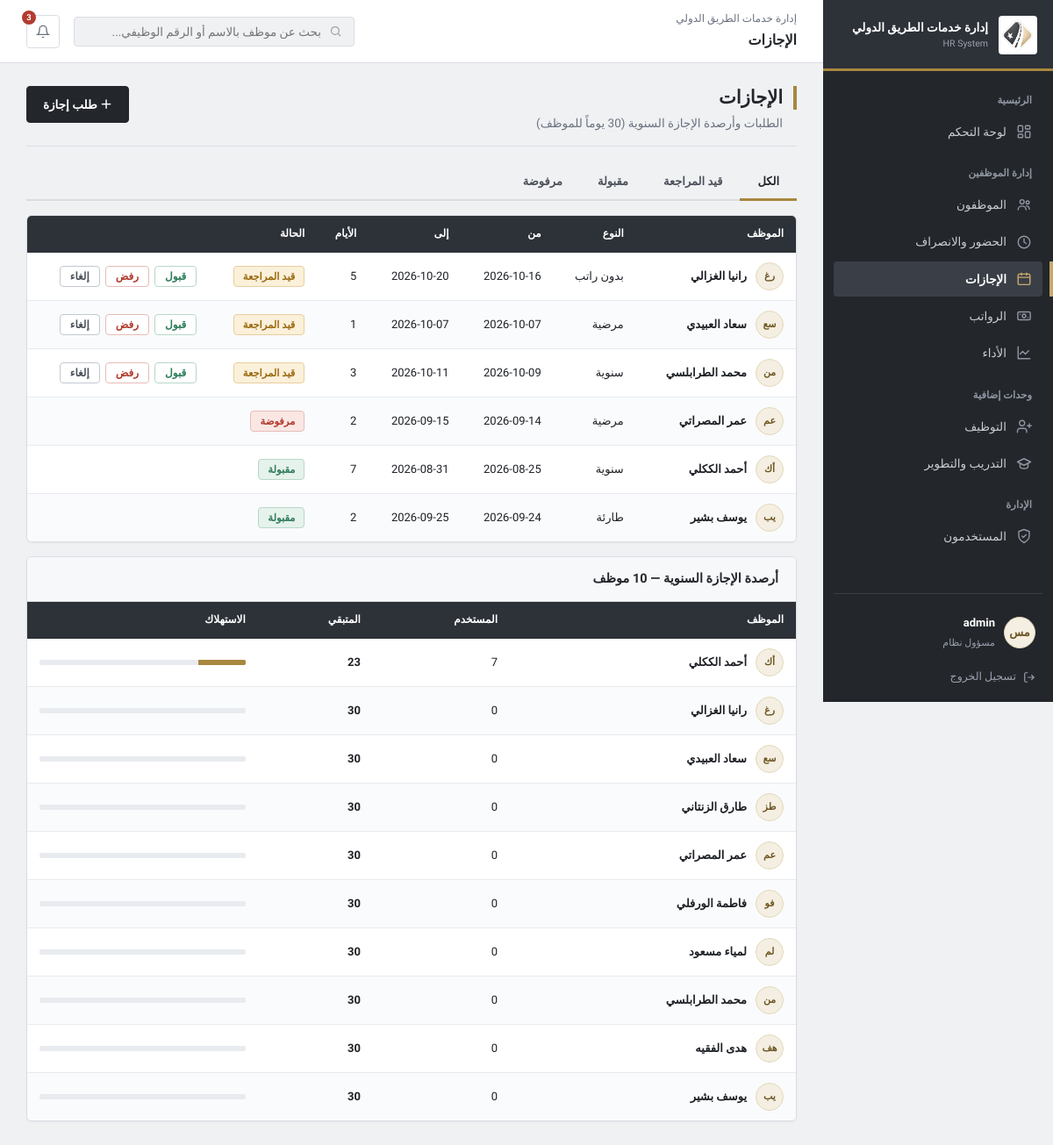
/leaves/ (signed in), run on the app's committed database.
### tables this page shows
CREATE TABLE users (
    id INTEGER PRIMARY KEY AUTOINCREMENT,
    username TEXT NOT NULL UNIQUE,
    password_hash TEXT NOT NULL,
    role TEXT NOT NULL DEFAULT 'hr',
    employee_id INTEGER REFERENCES employees(id)
);

CREATE TABLE leave_requests (
    id INTEGER PRIMARY KEY AUTOINCREMENT,
    employee_id INTEGER NOT NULL REFERENCES employees(id),
    leave_type TEXT NOT NULL,
    start_date TEXT NOT NULL,
    end_date TEXT NOT NULL,
    days INTEGER NOT NULL,
    status TEXT NOT NULL DEFAULT 'pending',
    created_at TEXT NOT NULL,
    reason TEXT
);

CREATE TABLE employees (
    id INTEGER PRIMARY KEY AUTOINCREMENT,
    employee_code TEXT NOT NULL UNIQUE,
    full_name TEXT NOT NULL,
    initials TEXT NOT NULL,
    department_id INTEGER NOT NULL REFERENCES departments(id),
    position TEXT NOT NULL,
    hire_date TEXT NOT NULL,
    contract_type TEXT NOT NULL,
    contract_end_date TEXT,
    status TEXT NOT NULL DEFAULT 'نشط',
    phone TEXT,
    email TEXT,
    base_salary REAL NOT NULL DEFAULT 0,
    allowance REAL NOT NULL DEFAULT 0
);

### modules/leaves.py (the view)
@bp.route("/")
@login_required
def index():
    conn = db.get_db()
    status = request.args.get("status", "")
    sql = ("SELECT lr.*, e.full_name, e.initials FROM leave_requests lr "
           "JOIN employees e ON e.id = lr.employee_id WHERE 1=1")
    params = []
    if status in ("pending", "approved", "rejected"):
        sql += " AND lr.status = ?"
        params.append(status)
    sql += " ORDER BY CASE lr.status WHEN 'pending' THEN 0 ELSE 1 END, lr.created_at DESC, lr.id DESC"
    rows = conn.execute(sql, params).fetchall()
    balances = []
    for e in conn.execute("SELECT id, full_name, initials FROM employees WHERE status != 'منتهي' ORDER BY full_name"):
        used = annual_used(conn, e["id"])
        balances.append({"id": e["id"], "full_name": e["full_name"], "initials": e["initials"],
                         "used": used, "left": ANNUAL_QUOTA - used})
    return render_template("leaves/index.html", rows=rows, status=status, balances=balances, quota=ANNUAL_QUOTA)

### app.py (called while the page is built)
def get_current_user():
    if "user_id" not in session:
        return None
    return db.get_db().execute(
        """
        SELECT u.id, u.username, u.role, u.employee_id,
               e.full_name, e.initials, e.position,
               d.name AS department_name
        FROM users u
        LEFT JOIN employees e ON e.id = u.employee_id
        LEFT JOIN departments d ON d.id = e.department_id
        WHERE u.id = ?
        """,
        (session["user_id"],),
    ).fetchone()

@app.context_processor
def inject_globals():
    ctx = {"current_user": None, "pending_badge": 0}
    if "user_id" in session:
        ctx["current_user"] = get_current_user()
        ctx["pending_badge"] = db.get_db().execute(
            "SELECT COUNT(*) AS c FROM leave_requests WHERE status = 'pending'"
        ).fetchone()["c"]
    return ctx

@app.before_request
def csrf_protect():
    if request.method == "POST" and not csrf_valid():
        abort(400)

### core.py (called while the page is built)
def login_required(view):
    @wraps(view)
    def wrapped(*args, **kwargs):
        uid = session.get("user_id")
        if not uid:
            return redirect(url_for("login"))
        ok = db.get_db().execute("SELECT 1 FROM users WHERE id = ?", (uid,)).fetchone()
        if not ok:
            session.clear()
            return redirect(url_for("login"))
        return view(*args, **kwargs)
    return wrapped

def csrf_token():
    if "_csrf" not in session:
        session["_csrf"] = secrets.token_hex(16)
    return session["_csrf"]

def annual_used(conn, employee_id, year=None):
    year = year or date.today().year
    row = conn.execute(
        "SELECT COALESCE(SUM(days),0) AS s FROM leave_requests "
        "WHERE employee_id = ? AND leave_type = 'سنوية' AND status = 'approved' AND start_date LIKE ?",
        (employee_id, "%d-%%" % year),
    ).fetchone()
    return row["s"]

### db.py (called while the page is built)
def get_db():
    if "db" not in g:
        os.makedirs(os.path.dirname(DB_PATH), exist_ok=True)
        g.db = sqlite3.connect(DB_PATH)
        g.db.row_factory = sqlite3.Row
        g.db.execute("PRAGMA foreign_keys = ON")
    return g.db

### templates/leaves/index.html
{% extends "base.html" %}{% import "_macros.html" as m %}
{% set page_label = 'الإجازات' %}{% set active_panel = 'leaves' %}
{% block content %}
{% call m.page_head('الإجازات', 'الطلبات وأرصدة الإجازة السنوية (' ~ quota ~ ' يوماً للموظف)') %}<a class="btn btn-primary" href="{{ url_for('leaves.new') }}">＋ طلب إجازة</a>{% endcall %}
<div class="tabs">
  <a class="tab {{ 'active' if not status }}" href="{{ url_for('leaves.index') }}">الكل</a>
  <a class="tab {{ 'active' if status == 'pending' }}" href="{{ url_for('leaves.index', status='pending') }}">قيد المراجعة</a>
  <a class="tab {{ 'active' if status == 'approved' }}" href="{{ url_for('leaves.index', status='approved') }}">مقبولة</a>
  <a class="tab {{ 'active' if status == 'rejected' }}" href="{{ url_for('leaves.index', status='rejected') }}">مرفوضة</a>
</div>
<div class="card"><div class="table-wrap"><table>
<thead><tr><th>الموظف</th><th>النوع</th><th>من</th><th>إلى</th><th>الأيام</th><th>الحالة</th><th></th></tr></thead><tbody>
{% for l in rows %}<tr>
  <td><div class="person"><div class="avatar">{{ l.initials }}</div><div><b>{{ l.full_name }}</b>{% if l.reason %}<span>{{ l.reason }}</span>{% endif %}</div></div></td>
  <td>{{ l.leave_type }}</td><td><span class="num">{{ l.start_date }}</span></td><td><span class="num">{{ l.end_date }}</span></td><td>{{ l.days }}</td>
  <td><span class="pill {{ {'pending':'warn','approved':'good','rejected':'bad'}[l.status] }}">{{ LEAVE_LABELS[l.status] }}</span></td>
  <td><div class="row-actions">{% if l.status == 'pending' %}
    {{ m.post_btn(url_for('leaves.decide', rid=l.id, decision='approve'), 'قبول', 'btn-sm approve', '', {'status': status}) }}
    {{ m.post_btn(url_for('leaves.decide', rid=l.id, decision='reject'), 'رفض', 'btn-sm reject', '', {'status': status}) }}
    {{ m.post_btn(url_for('leaves.delete', rid=l.id), 'إلغاء', 'btn-sm', 'إلغاء هذا الطلب؟') }}{% endif %}</div></td>
</tr>{% else %}<tr><td colspan="7" class="empty">لا توجد طلبات.</td></tr>{% endfor %}
</tbody></table></div></div>
<div class="card"><div class="card-head"><h3>أرصدة الإجازة السنوية — {{ balances|length }} موظف</h3></div>
<div class="table-wrap"><table><thead><tr><th>الموظف</th><th>المستخدم</th><th>المتبقي</th><th style="width:30%">الاستهلاك</th></tr></thead><tbody>
{% for b in balances %}<tr><td><a class="person" href="{{ url_for('employees.view', emp_id=b.id) }}"><div class="avatar">{{ b.initials }}</div><b>{{ b.full_name }}</b></a></td>
<td>{{ b.used }}</td><td><b>{{ b.left }}</b></td><td><div class="progress"><i style="width:{{ (b.used/quota*100)|round|int }}%"></i></div></td></tr>{% endfor %}
</tbody></table></div></div>
{% endblock %}

### templates/base.html (shortened to what this page needs)
{%- macro nav(key, endpoint, label, icon) -%}
<a class="nav-item {{ 'active' if active_panel == key else '' }}" href="{{ url_for(endpoint) }}">
  <svg viewBox="0 0 24 24" fill="none" stroke="currentColor" stroke-width="1.9" stroke-linecap="round" stroke-linejoin="round">{{ icon|safe }}</svg>{{ label }}
</a>
{%- endmacro -%}
<!DOCTYPE html>
<html lang="ar" dir="rtl">
<head>
<link rel="stylesheet" href="{{ url_for('static', filename='css/style.css') }}">
</head>
<body>
<div class="shell">
  <aside class="sidebar">
    <a class="brand" href="{{ url_for('dashboard') }}">
      <img src="{{ url_for('static', filename='img/emblem.png') }}" alt="شعار {{ ORG_NAME }}">
      <div><b>{{ ORG_NAME }}</b><span>HR System</span></div>
    </a>
    <div class="nav-label">الرئيسية</div>
    {{ nav('overview', 'dashboard', 'لوحة التحكم', '<rect x="3" y="3" width="7" height="9" rx="1.5"/><rect x="14" y="3" width="7" height="5" rx="1.5"/><rect x="14" y="12" width="7" height="9" rx="1.5"/><rect x="3" y="16" width="7" height="5" rx="1.5"/>') }}
    <div class="nav-label">إدارة الموظفين</div>
    {{ nav('employees', 'employees.index', 'الموظفون', '<circle cx="9" cy="8" r="3.2"/><path d="M3 20c0-3.3 2.7-5.5 6-5.5s6 2.2 6 5.5"/><circle cx="17.5" cy="9" r="2.4"/><path d="M15.5 14.2c2.6.3 4.5 2 4.5 5"/>') }}
    {{ nav('attendance', 'attendance.index', 'الحضور والانصراف', '<circle cx="12" cy="12" r="9"/><path d="M12 7v5l3.2 2"/>') }}
    {{ nav('leaves', 'leaves.index', 'الإجازات', '<rect x="3" y="4.5" width="18" height="16" rx="2"/><path d="M3 9.5h18M8 3v3M16 3v3"/>') }}
    {{ nav('payroll', 'payroll.index', 'الرواتب', '<rect x="2.5" y="6" width="19" height="12" rx="2"/><circle cx="12" cy="12" r="2.6"/><path d="M6 9.5v.01M18 14.5v.01"/>') }}
    {{ nav('performance', 'performance.index', 'الأداء', '<path d="M3 3v18h18"/><path d="m19 9-5 5-4-4-4 4"/>') }}
    <div class="nav-label">وحدات إضافية</div>
    {{ nav('recruitment', 'recruitment.index', 'التوظيف', '<path d="M16 21v-2a4 4 0 0 0-4-4H6a4 4 0 0 0-4 4v2"/><circle cx="9" cy="7" r="4"/><path d="M20 8v6M23 11h-6"/>') }}
    {{ nav('training', 'training.index', 'التدريب والتطوير', '<path d="M22 10 12 5 2 10l10 5 10-5Z"/><path d="M6 12.5V17c0 1.7 2.7 3 6 3s6-1.3 6-3v-4.5"/>') }}
    {% if session.get('role') == 'admin' %}
    <div class="nav-label">الإدارة</div>
    {{ nav('users', 'users.index', 'المستخدمون', '<path d="M12 2 4 5v6c0 5 3.4 8.7 8 11 4.6-2.3 8-6 8-11V5Z"/><path d="m9 12 2 2 4-4"/>') }}
    {% endif %}
    <div class="sidebar-foot">
      <a class="user-chip" href="{{ url_for('users.account') }}" title="حسابي">
        <div class="avatar">{{ current_user['initials'] if current_user and current_user['initials'] else 'مس' }}</div>
        <div class="who">
          <b>{{ (current_user['full_name'] or current_user['username']) if current_user else '' }}</b>
          <span>{% if current_user and current_user['department_name'] %}{{ current_user['position'] }}{% elif current_user %}{{ 'مسؤول نظام' if current_user['role'] == 'admin' else 'موارد بشرية' }}{% endif %}</span>
        </div>
      </a>
      <a class="logout-link" href="{{ url_for('logout') }}">
        <svg width="14" height="14" viewBox="0 0 24 24" fill="none" stroke="currentColor" stroke-width="2"><path d="M9 21H5a2 2 0 0 1-2-2V5a2 2 0 0 1 2-2h4"/><path d="M16 17l5-5-5-5M21 12H9"/></svg>
        تسجيل الخروج
      </a>
    </div>
  </aside>
  <div class="main">
    <div class="topbar">
      <div class="page-title">{{ ORG_NAME }}<b>{{ page_label|default('لوحة التحكم') }}</b></div>
      <form class="search" method="GET" action="{{ url_for('employees.index') }}" role="search">
        <svg width="15" height="15" viewBox="0 0 24 24" fill="none" stroke="currentColor" stroke-width="2"><circle cx="11" cy="11" r="7"/><path d="m21 21-4.3-4.3"/></svg>
        <input type="search" name="q" placeholder="بحث عن موظف بالاسم أو الرقم الوظيفي..." aria-label="بحث">
      </form>
      <a class="icon-btn" href="{{ url_for('leaves.index', status='pending') }}" title="طلبات إجازة معلّقة" aria-label="الإشعارات">
        <svg width="16" height="16" viewBox="0 0 24 24" fill="none" stroke="currentColor" stroke-width="2"><path d="M18 8a6 6 0 0 0-12 0c0 7-3 9-3 9h18s-3-2-3-9"/><path d="M13.7 21a2 2 0 0 1-3.4 0"/></svg>
        {% if pending_badge %}<span class="badge">{{ pending_badge }}</span>{% endif %}
      </a>
    </div>
    <div class="content">
      {% block content %}{% endblock %}
    </div>
  </div>
</div>
</body>
</html>

### templates/_macros.html (shortened to what this page needs)
{% macro page_head(title, sub='') -%}
<div class="page-head"><div><h2>{{ title }}</h2>{% if sub %}<p>{{ sub }}</p>{% endif %}</div><div class="actions">{{ caller() if caller else '' }}</div></div>
{%- endmacro %}
{% macro post_btn(url, label, cls='btn-sm', confirm='', hidden={}) -%}
<form method="POST" action="{{ url }}" {% if confirm %}data-confirm="{{ confirm }}"{% endif %}>
<button class="{{ cls }}" type="submit">{{ label }}</button></form>
{%- endmacro %}

### data on the page
users: username "admin", role "مسؤول نظام"
leave_requests: initials "رغ", full_name "رانيا الغزالي", leave_type "بدون راتب", start_date "2026-10-16", end_date "2026-10-20", days "5", status "قيد المراجعة", label "قبول رفض إلغاء"
leave_requests: initials "سع", full_name "سعاد العبيدي", leave_type "مرضية", start_date "2026-10-07", end_date "2026-10-07", days "1", status "قيد المراجعة", label "قبول رفض إلغاء"
leave_requests: initials "من", full_name "محمد الطرابلسي", leave_type "سنوية", start_date "2026-10-09", end_date "2026-10-11", days "3", status "قيد المراجعة", label "قبول رفض إلغاء"
leave_requests: initials "عم", full_name "عمر المصراتي", leave_type "مرضية", start_date "2026-09-14", end_date "2026-09-15", days "2", status "مرفوضة"
leave_requests: initials "أك", full_name "أحمد الككلي", leave_type "سنوية", start_date "2026-08-25", end_date "2026-08-31", days "7", status "مقبولة"
leave_requests: initials "يب", full_name "يوسف بشير", leave_type "طارئة", start_date "2026-09-24", end_date "2026-09-25", days "2", status "مقبولة"
employees: initials "أك", full_name "أحمد الككلي", used "7", left "23"
employees: initials "رغ", full_name "رانيا الغزالي", used "0", left "30"
employees: initials "سع", full_name "سعاد العبيدي", used "0", left "30"
employees: initials "طز", full_name "طارق الزنتاني", used "0", left "30"
employees: initials "عم", full_name "عمر المصراتي", used "0", left "30"
employees: initials "فو", full_name "فاطمة الورفلي", used "0", left "30"
employees: initials "لم", full_name "لمياء مسعود", used "0", left "30"
employees: initials "من", full_name "محمد الطرابلسي", used "0", left "30"
employees: initials "هف", full_name "هدى الفقيه", used "0", left "30"
employees: initials "يب", full_name "يوسف بشير", used "0", left "30"

### other printed values
{{ ORG_NAME }} "إدارة خدمات الطريق الدولي"
{{ label }} "لوحة التحكم الموظفون الحضور والانصراف الإجازات الرواتب الأداء التوظيف التدريب والتطوير المستخدمون"
{{ page_label|default('لوحة التحكم') }} "الإجازات"
{{ pending_badge }} "3"
{{ title }} "الإجازات"
{{ sub }} "الطلبات وأرصدة الإجازة السنوية (30 يوماً للموظف)"
